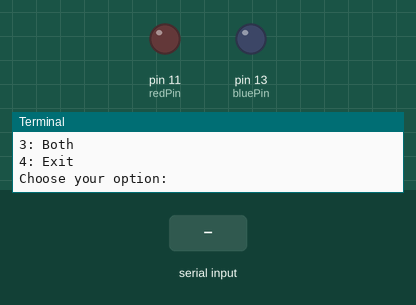
Bench run of a program on a simulated Raspberry Pi (header pin numbers). Parts: output pins drawn as LEDs (lit = HIGH), the last lines printed to the terminal. Dashed ring = blinking. The test bench sets the inputs (shaded band).

Above: at 1.2 s.
1.3 s: "1" typed at the terminal, then Enter
2.8 s: "2" typed at the terminal, then Enter
At 3.2 s:
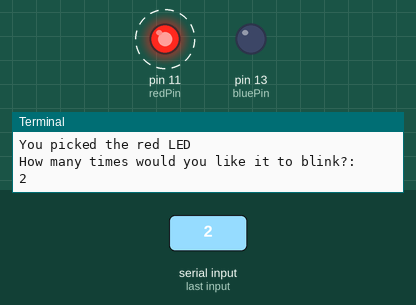
5.8 s: "y" typed at the terminal, then Enter
Timing chart, 0 to 8.8 s (numbered marks = the images above; inputs shaded):
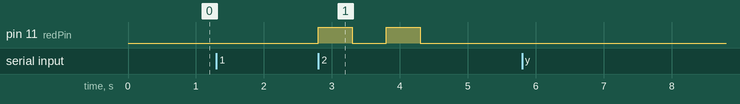

Measured:
- after the input at 2.8 s, pin 11 (redPin): alternates HIGH for 0.50 s and LOW for 0.50 s, 4 changes in all, then stays LOW, starting at once

The program:

blink.py
```python
import RPi.GPIO as GPIO
import sys, time

GPIO.setmode(GPIO.BOARD)
GPIO.setup(11, GPIO.OUT)
GPIO.setup(13, GPIO.OUT)
GPIO.output(11, False)
GPIO.output(13, False)

redPin  = 11
bluePin = 13

def choosePin():
    print 'Which LED would you like to blink?'
    print '1: Red'
    print '2: Blue'
    print '3: Both'
    print '4: Exit'
    led_choice = input('Choose your option: ')
    options[led_choice]()

def blinkOne(pin):
    count = input('How many times would you like it to blink?: ')
    while count > 0:
        GPIO.output(pin, True)
        time.sleep(0.5)
        GPIO.output(pin, False)
        time.sleep(0.5)
        count = count - 1
    again = raw_input('Go again? y/n: ')
    if(again == 'y'):
        choosePin()
    else:
        GPIO.cleanup();
        sys.exit(0)

def blinkBoth():
    count = input('How many times would you like them to blink?: ')
    while count > 0:
        GPIO.output(redPin, True)
        GPIO.output(bluePin, False)
        time.sleep(0.5)
        GPIO.output(redPin, False)
        GPIO.output(bluePin, True)
        time.sleep(0.5)
        count = count - 1
    GPIO.output(bluePin, False)
    again = raw_input('Go again? y/n: ')
    if(again == 'y'):
        choosePin()
    else:
        GPIO.cleanup();
        sys.exit(0)

def red():
    print 'You picked the red LED'
    blinkOne(11)

def blue():
    print 'You picked the blue LED'
    blinkOne(13)

def both():
    print 'You picked both LEDs'
    blinkBoth()

def exit():
    print 'Exiting'

options = {
    1 : red,
    2 : blue,
    3 : both,
    4 : exit
}

choosePin()

GPIO.cleanup()
```
